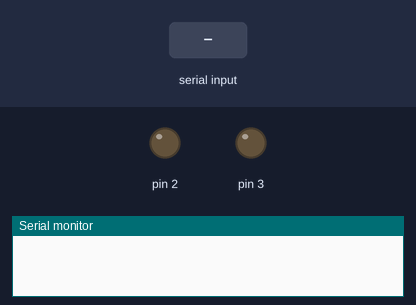
Simulated run of this sketch. Board: Arduino Uno, built with avr-gcc and run on an emulated ATmega328P. On the bench: output pins drawn as LEDs (lit = HIGH), the last lines printed to the serial monitor. Inputs (shaded band) come from the test bench.

Above: at 1.2 s.
1.3 s: "90,45\n" received over Serial
At 2.5 s:
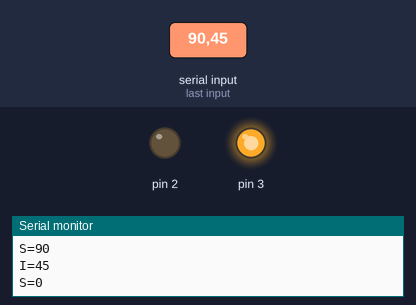
4.3 s: "30,150\n" received over Serial
At 7.5 s:
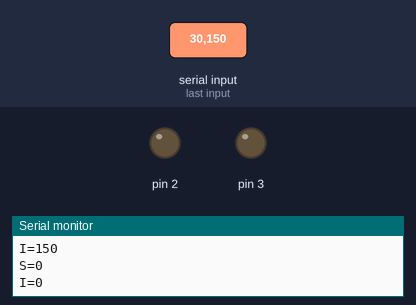
Timing chart, 0 to 9.0 s (numbered marks = the images above; inputs shaded):
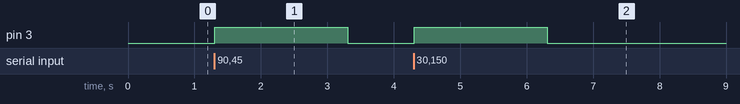

Measured:
- after the input at 1.3 s, pin 3: LOW → HIGH at once, → LOW 2.0 s later
- after the input at 4.3 s, pin 3: LOW → HIGH at once, → LOW 2.0 s later

The sketch:

MULTIPLEXER__DEMUX__SOFTWARE_INPUTS_AND_PROCESS_F1_S1_F0_S_1.ino
```cpp
// C++ code
//
void setup()
{
    pinMode(2, OUTPUT);
    pinMode(3, OUTPUT);
    Serial.begin(9600);
}

void loop()
{
    if (Serial.available() > 0)
    {
        int S = Serial.parseInt();
        Serial.print("S=");
        Serial.println(S);
        int I = Serial.parseInt();
        Serial.print("I=");
        Serial.println(I);
        digitalWrite(2, !S & I);
        digitalWrite(3, S & I);
        Serial.println();
    }
}
```
